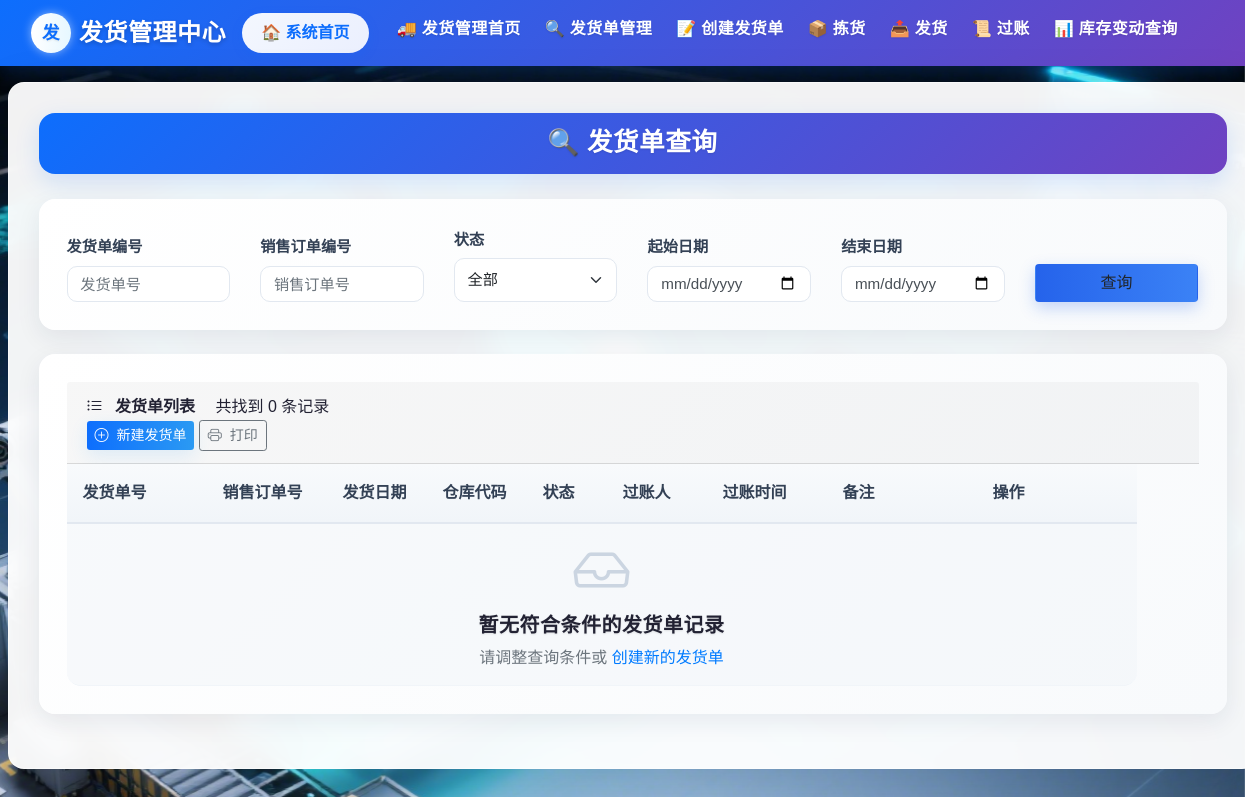
The page /delivery/list (signed in) on the database as committed earlier.
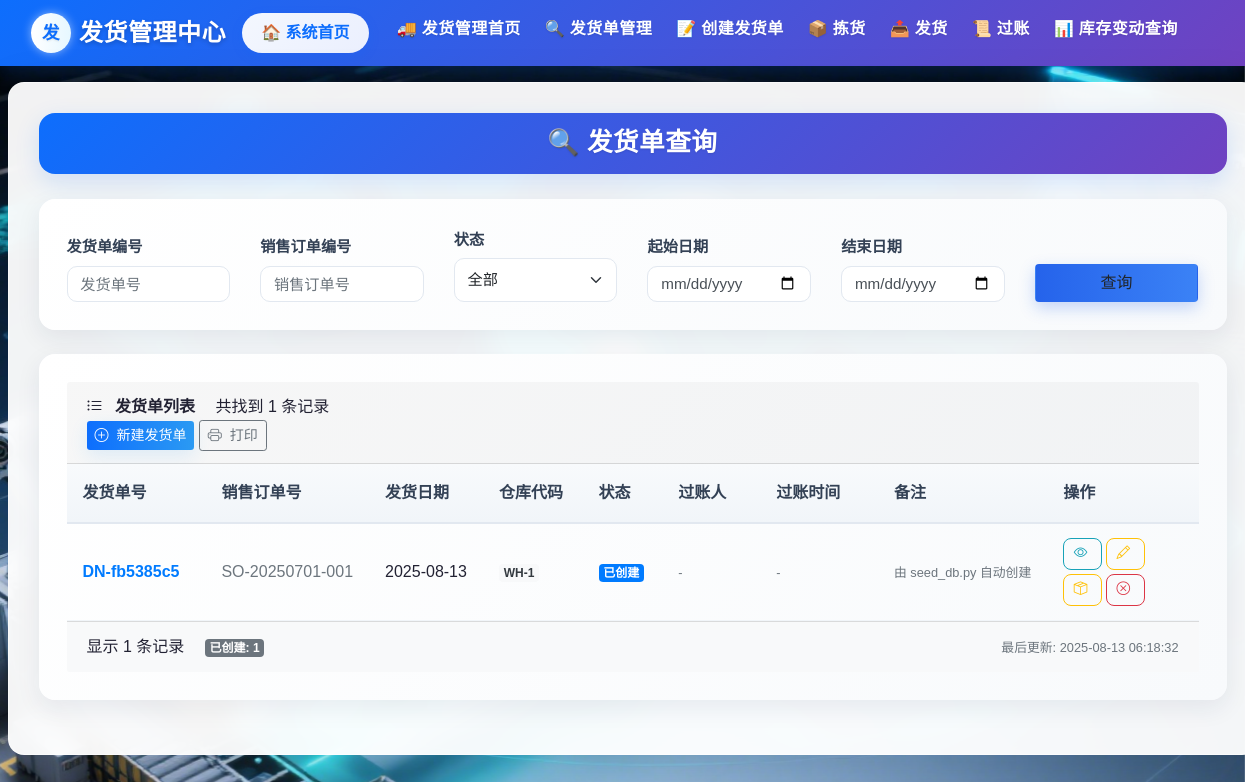
The same page on the database as committed later.
### delivery/models.py (models this page shows)
class DeliveryNote(db.Model):
    __tablename__ = 'DeliveryNote'
    delivery_note_id = db.Column(db.String(255), primary_key=True)
    picking_task_id = db.Column(db.String(255), db.ForeignKey('PickingTask.task_id'), nullable=False)
    sales_order_id = db.Column(db.String(255), db.ForeignKey('SalesOrder.sales_order_id'), nullable=False)
    delivery_date = db.Column(db.DateTime, nullable=False)
    warehouse_code = db.Column(db.String(255), nullable=False)
    status = db.Column(db.Enum(
        '已创建',
        '已拣货',
        '已发货',
        '已过账',
        '已取消'
    ), default='已创建', nullable=False)
    posted_by = db.Column(db.String(255))
    posted_at = db.Column(db.DateTime)
    created_by = db.Column(db.String(255))
    remarks = db.Column(db.Text)
    items = db.relationship('DeliveryItem', backref='delivery_note', cascade='all, delete-orphan', lazy=True)
    sales_order = db.relationship('SalesOrder', backref='delivery_notes')
    picking_task = db.relationship('PickingTask', backref='delivery_note')
    VALID_TRANSITIONS = {
    '已创建': ['已拣货', '已取消'],
    '已拣货': ['已发货', '已取消'],
    '已发货': ['已过账'],
    '已过账': [],
    '已取消': []
    }

### delivery/views.py (the view)
@delivery_bp.route('/list', methods=['GET', 'POST'])
@login_required
def delivery_list():
    form = forms.SearchDeliveryForm()
    deliveries = DeliveryNote.query.order_by(DeliveryNote.delivery_date.desc())
    if form.validate_on_submit() or request.method == 'GET':
        form.delivery_id.data = form.delivery_id.data or request.args.get('delivery_id', '')
        form.sales_order_id.data = form.sales_order_id.data or request.args.get('sales_order_id', '')
        form.status.data = form.status.data or request.args.get('status', '')
        if request.args.get('start_date'):
            try:
                form.start_date.data = datetime.strptime(request.args.get('start_date'), '%Y-%m-%d').date()
            except: pass
        if request.args.get('end_date'):
            try:
                form.end_date.data = datetime.strptime(request.args.get('end_date'), '%Y-%m-%d').date()
            except: pass
        if form.delivery_id.data:
            deliveries = deliveries.filter(DeliveryNote.delivery_note_id.contains(form.delivery_id.data))
        if form.sales_order_id.data:
            deliveries = deliveries.filter(DeliveryNote.sales_order_id.contains(form.sales_order_id.data))
        if form.start_date.data:
            deliveries = deliveries.filter(DeliveryNote.delivery_date >= datetime.combine(form.start_date.data, time.min))
        if form.end_date.data:
            deliveries = deliveries.filter(DeliveryNote.delivery_date <= datetime.combine(form.end_date.data, time.max))
        if form.status.data:
            deliveries = deliveries.filter(DeliveryNote.status == form.status.data)
    deliveries = deliveries.all()
    return render_template('delivery/delivery_list.html', deliveries=deliveries, form=form)

### delivery/forms.py
class SearchDeliveryForm(FlaskForm):
    delivery_id = StringField('发货单编号', validators=[Optional()])
    sales_order_id = StringField('销售订单编号', validators=[Optional()])
    status = SelectField('状态', choices=[('', '全部'), ('已创建', '已创建'), ('已拣货', '已拣货'), ('已过账', '已过账'), ('已取消','已取消')], validators=[Optional()], default='')
    start_date = DateField('起始日期', validators=[Optional()])
    end_date = DateField('结束日期', validators=[Optional()])
    submit = SubmitField('查询')

### app.py (called while the page is built)
@login_manager.user_loader
def load_user(user_id):
    return User.query.get(user_id)

### templates/delivery/delivery_list.html (shortened to what the changed rows need)
{% extends 'delivery/base.html' %}
{% block head_extra %}
<link rel="stylesheet" href="{{ url_for('static', filename='delivery/delivery_styles.css') }}">
{% endblock %}
{% block content %}
<div class="form-title-container">
    <h1 class="form-title">
      🔍 发货单查询
    </h1>
  </div>
<div class="delivery-card animate-fade">
  <div class="card-header">
    <div class="toolbar">
      <div>
        <i class="bi bi-list-ul me-2"></i>
        <strong>发货单列表</strong>
        <span class="stats-info ms-3">共找到 {{ deliveries|length }} 条记录</span>
      </div>
    </div>
  </div>
  <div class="table-responsive" style="max-height: 70vh;">
<table class="delivery-table table-hover">
      <thead>
        <tr>
          <th style="width: 140px;">发货单号</th>
          <th style="width: 120px;">销售订单号</th>
          <th style="width: 100px;">发货日期</th>
          <th style="width: 100px;">仓库代码</th>
          <th style="width: 80px;">状态</th>
          <th style="width: 100px;">过账人</th>
          <th style="width: 120px;">过账时间</th>
          <th style="min-width: 150px;">备注</th>
          <th style="width: 160px;">操作</th>
        </tr>
      </thead>
      <tbody>
        {% for delivery in deliveries %}
        <tr>
          <td>
            <a href="{{ url_for('delivery.delivery_detail', delivery_id=delivery.delivery_note_id) }}"
               class="text-decoration-none fw-bold text-primary">
              {{ delivery.delivery_note_id }}
            </a>
          </td>
          <td>
            <span class="text-muted">{{ delivery.sales_order_id }}</span>
          </td>
          <td>
            {{ delivery.delivery_date.strftime('%Y-%m-%d') if delivery.delivery_date else '-' }}
          </td>
          <td>
            <span class="badge bg-light text-dark">{{ delivery.warehouse_code }}</span>
          </td>
          <td>
          <span class="badge
              {% if delivery.status == '已创建' %}bg-primary
              {% elif delivery.status == '已拣货' %}bg-warning
              {% elif delivery.status == '已发货' %}bg-primary
              {% elif delivery.status == '已过账' %}bg-success
              {% elif delivery.status == '已完成' %}bg-light text-dark
              {% elif delivery.status == '已取消' %}bg-danger
              {% else %}bg-secondary{% endif %}">
              {{ delivery.status }}
            </span>
          </td>
          <td>
            <small class="text-muted">{{ delivery.posted_by or '-' }}</small>
          </td>
          <td>
            <small class="text-muted">
              {{ delivery.posted_at.strftime('%Y-%m-%d %H:%M') if delivery.posted_at else '-' }}
            </small>
          </td>
          <td>
            <small class="text-muted">{{ delivery.remarks[:30] + '...' if delivery.remarks and delivery.remarks|length > 30 else (delivery.remarks or '-') }}</small>
          </td>
          <td>
            <div class="d-flex flex-wrap gap-1">
              <a href="{{ url_for('delivery.delivery_detail', delivery_id=delivery.delivery_note_id) }}"
                 class="btn btn-outline-info btn-action" title="查看详情">
                <i class="bi bi-eye"></i>
              </a>
              {% if delivery.status == '已创建' %}
              <a href="{{ url_for('delivery.edit_delivery', delivery_id=delivery.delivery_note_id) }}"
                 class="btn btn-outline-warning btn-action" title="编辑">
                <i class="bi bi-pencil"></i>
              </a>
              {% endif %}
              {% if delivery.status == '已创建' %}
              <form action="{{ url_for('delivery.api_start_picking', task_id=delivery.picking_task_id) }}" method="POST" style="display: inline;">
                <button type="submit" class="btn btn-outline-warning btn-action" title="拣货">
                  <i class="bi bi-box-seam"></i>
                </button>
              </form>
              {% endif %}
              {% if delivery.status in ['已创建', '已拣货'] %}
              <a href="{{ url_for('delivery.cancel_delivery', delivery_id=delivery.delivery_note_id) }}"
                 class="btn btn-outline-danger btn-action" title="取消">
                <i class="bi bi-x-circle"></i>
              </a>
              {% endif %}
            </div>
          </td>
        </tr>
        {% else %}
        <tr>
          <td colspan="9" class="empty-state">
            <i class="bi bi-inbox display-4 d-block mb-2"></i>
            <h5 class="mb-2">暂无符合条件的发货单记录</h5>
            <p class="text-muted mb-0">请调整查询条件或
              <a href="{{ url_for('delivery.create_delivery') }}" class="text-decoration-none">创建新的发货单</a>
            </p>
          </td>
        </tr>
        {% endfor %}
      </tbody>
    </table>
  </div>
  {% if deliveries %}
  <div class="card-footer bg-light">
    <div class="d-flex justify-content-between align-items-center">
      <div class="stats-info">
        显示 {{ deliveries|length }} 条记录
        {% set status_counts = {} %}
        {% for delivery in deliveries %}
          {% set _ = status_counts.update({delivery.status: status_counts.get(delivery.status, 0) + 1}) %}
        {% endfor %}
        {% if status_counts %}
        <span class="ms-3">
          {% for status, count in status_counts.items() %}
          <span class="badge bg-secondary me-1">{{ status }}: {{ count }}</span>
          {% endfor %}
        </span>
        {% endif %}
      </div>
      <div>
        <small class="text-muted">
          最后更新: {{ moment().format('YYYY-MM-DD HH:mm:ss') }}
        </small>
      </div>
    </div>
  </div>
  {% endif %}
</div>
{% endblock %}

Rows that differ between the two databases and show on the page:
added DeliveryNote: delivery_note_id "DN-fb5385c5", sales_order_id "SO-20250701-001", delivery_date "2025-08-13", warehouse_code "WH-1", status "已创建", posted_by "-", posted_at "-", remarks "由 seed_db.py 自动创建"
Other text that changed with them:
{{ deliveries|length }}: "0" → "1"
{{ deliveries|length }}: (not shown) → "1"
{{ moment().format('YYYY-MM-DD HH:mm:ss') }}: (not shown) → "2025-08-13 06:18:32"
text no longer shown: "暂无符合条件的发货单记录 请调整查询条件或 创建新的发货单"
text now shown: "显示 条记录 最后更新:"
new list line: "已创建 : 1"
